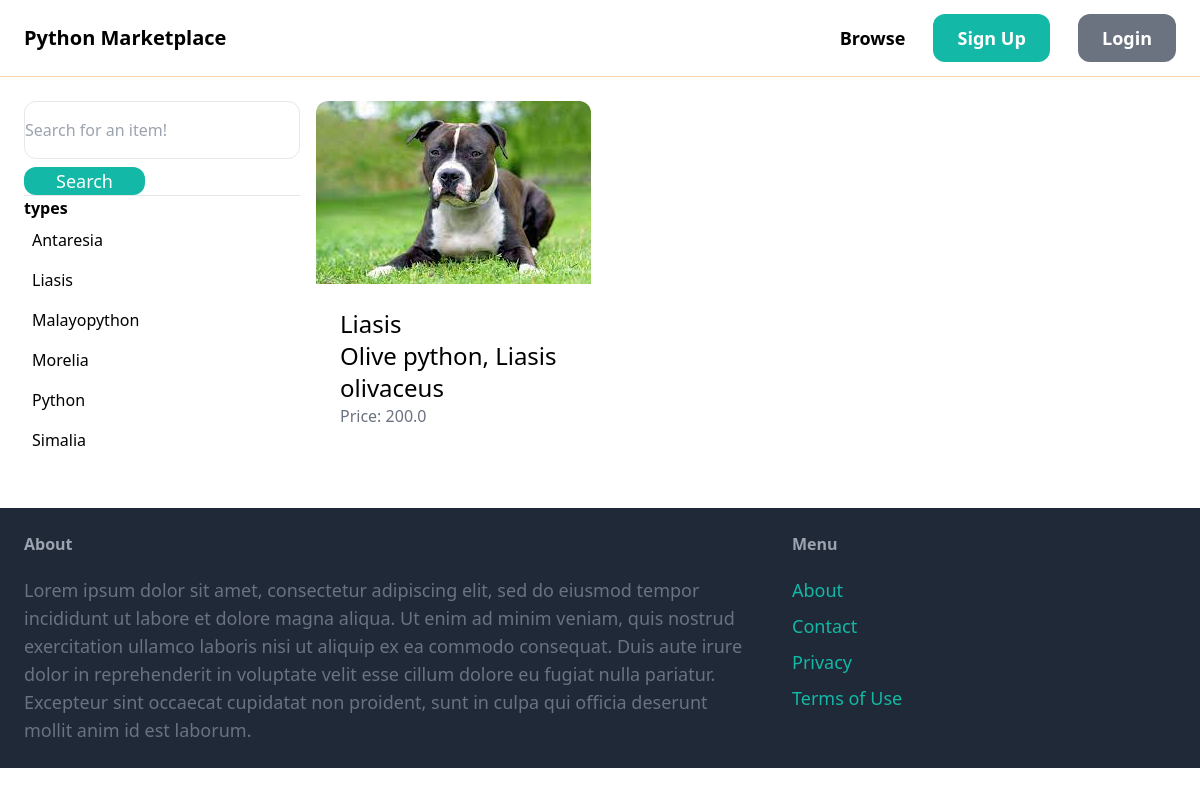
Screenshot of /items/?query=&type=5 with the database file from the repository.
### item/models.py (models this page shows)
class Type(models.Model):
    name = models.CharField(max_length = 225)
    class Meta:
        ordering = ('name',)
    def __str__(self):
        return self.name

class Item(models.Model):
    type = models.ForeignKey(Type, related_name="item.item.type+", on_delete=models.CASCADE)
    species = models.ForeignKey(Species, related_name="item.item.species+", on_delete=models.CASCADE)
    description = models.TextField(blank=True, null=False)
    price = models.FloatField()
    image = models.ImageField(upload_to='item_images', blank=True, null=True)
    is_sold = models.BooleanField(default=False)
    created_at = models.DateTimeField(auto_now_add= True)
    created_by= models.ForeignKey(User, related_name="item", on_delete=models.CASCADE)
    class Meta:
        db_table = 'item'

class Species(models.Model):
    name = models.CharField(max_length = 225)
    class Meta:
        ordering = ('name',)
        db_table = 'species'
    def __str__(self):
        return self.name

### item/views.py (the view)
# urls.py: path('', views.search, name='search'),
def search(request):
     query = request.GET.get('query', '')
     type_id = request.GET.get('type', 0)
     items = Item.objects.filter(is_sold=False)
     types = Type.objects.all()
     species = Species.objects.all()
     if query:
          items = items.filter(Q(type__name__icontains=query) | Q(description__icontains=query))
     if type_id:
          print(type_id)
          items = items.filter(type_id=type_id)
     return render(request, 'item/items.html', {
          'items': items,
          'query': query,
          'types': types,
          'type_id': int(type_id),
          'species': species
     })

### item/templates/item/items.html (shortened to what this page needs)
{% extends 'core/base.html' %}
{% block content %}
<div class='pb-6 grid grid-cols-4 gap-4 '>
    <div class='col-span-1'>
        <form method='get' action="{% url 'item:search' %}">
            <input name='query' class='w-full py-4 border rounded-xl' type='text' value="{{ query }}" placeholder='Search for an item!' >
            <button class='mt-2 py=4 px-8 text-lg bg-teal-500 text-white rounded-xl'>Search</button>
        </form>
        <hr>
        <p class='font-semibold'>types</p>
        <ul>
            {% for type in types %}
            <li class="py-2 px-2 rounded-xl"   >
                <a href="{% url 'item:search' %}?query={{ query }}&type={{ type.id }}"> {{ type.name }}</a>
            </li>
            {% endfor %}
        </ul>
    </div>
    <div class='col-span-3'>
        <div class='grid grid-cols-3 gap-3'>
            {% for item in items %}
            <div>
                <a href="{% url 'item:detail' item.id %}">
                    <div>
                        <img src='{{ item.image.url }}' class='rounded-t-xl'>
                    </div>
                    <div class='p-6 bg-white rounded-b-xl'>
                        <h2 class='text-2xl'>{{ item.type }}</h2>
                        <h3 class='text-2xl'>{{ item.species }}</h3>
                        <p class='text-gray-500'>Price: {{ item.price }}</p>
                    </div>
                </a>
            </div>
            {% endfor %}
        </div>
    </div>
</div>
{% endblock  %}

### rows the page displays
Type: name "Antaresia"
Type: name "Liasis"
Type: name "Malayopython"
Type: name "Morelia"
Type: name "Python"
Type: name "Simalia"
Item: image (picture), type "Liasis", species "Olive python, Liasis olivaceus", price "200.0"
